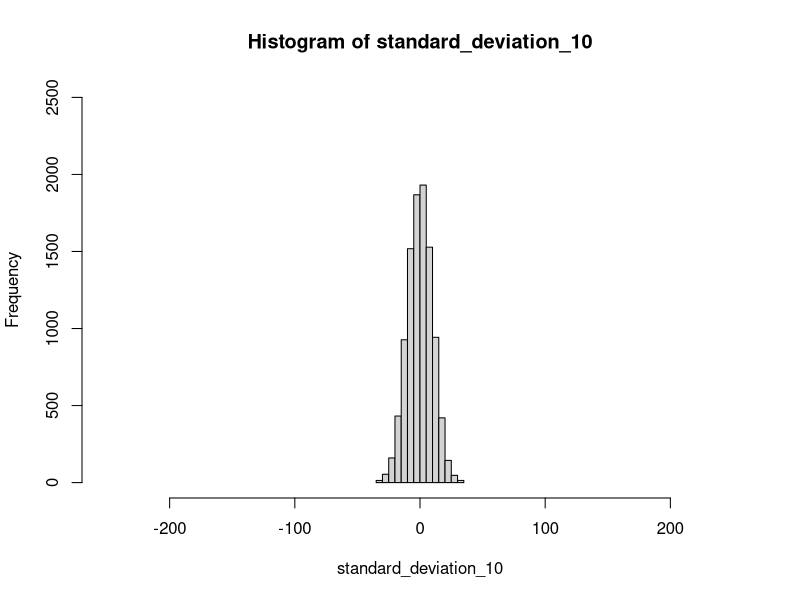
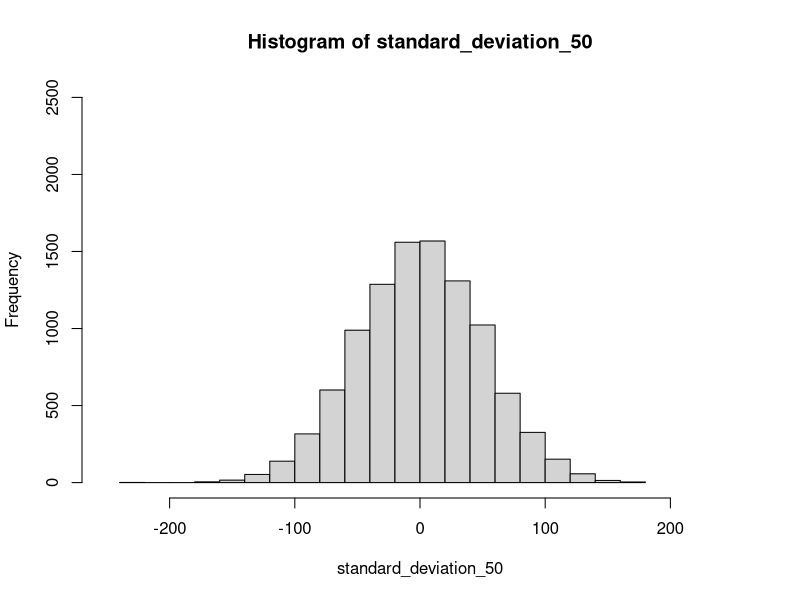
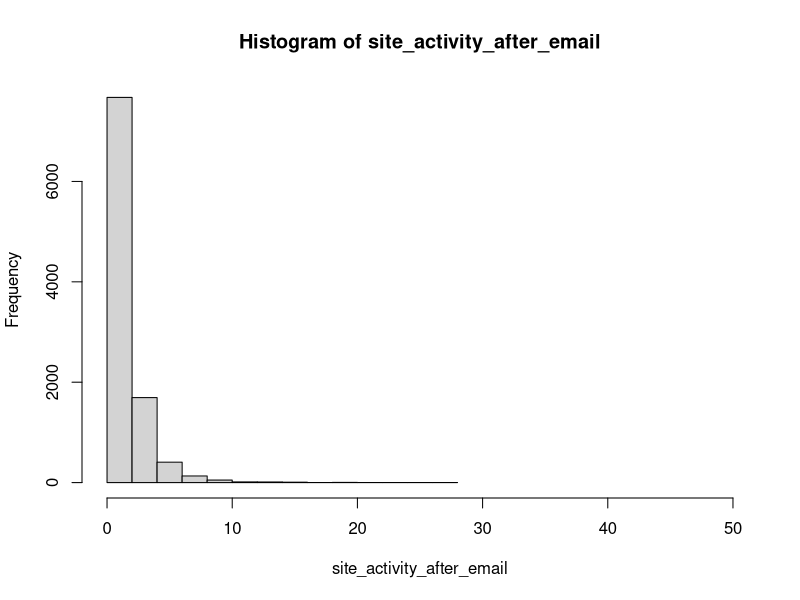
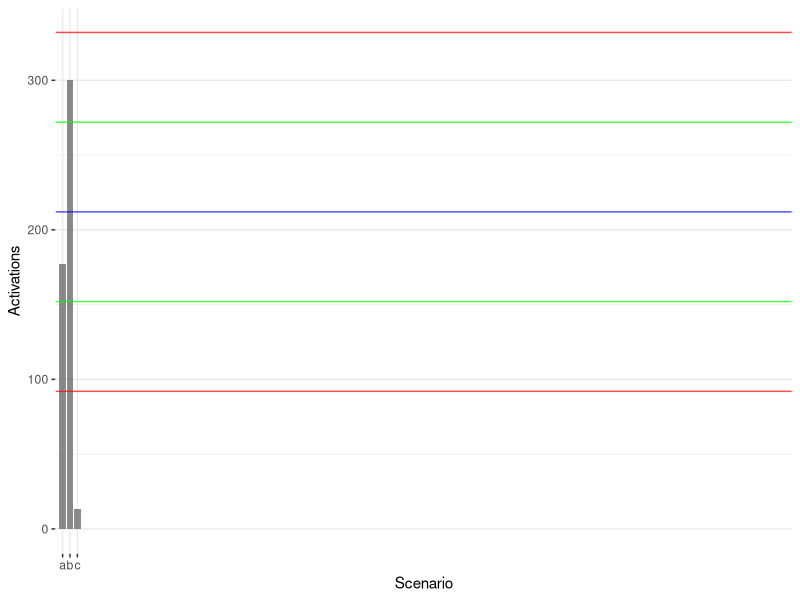
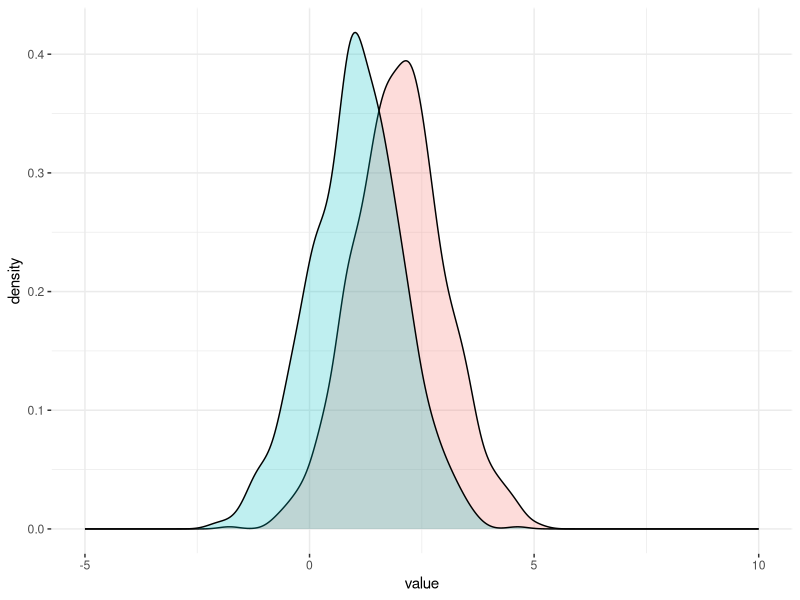
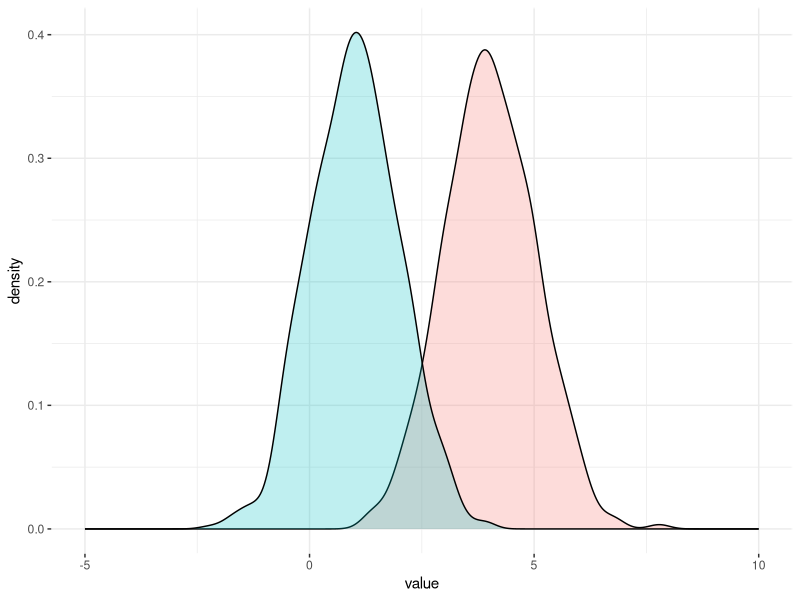
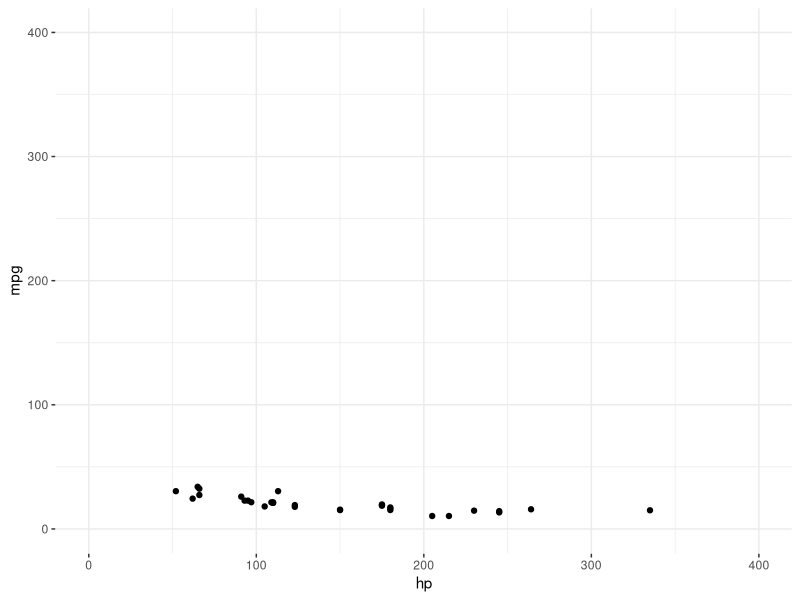
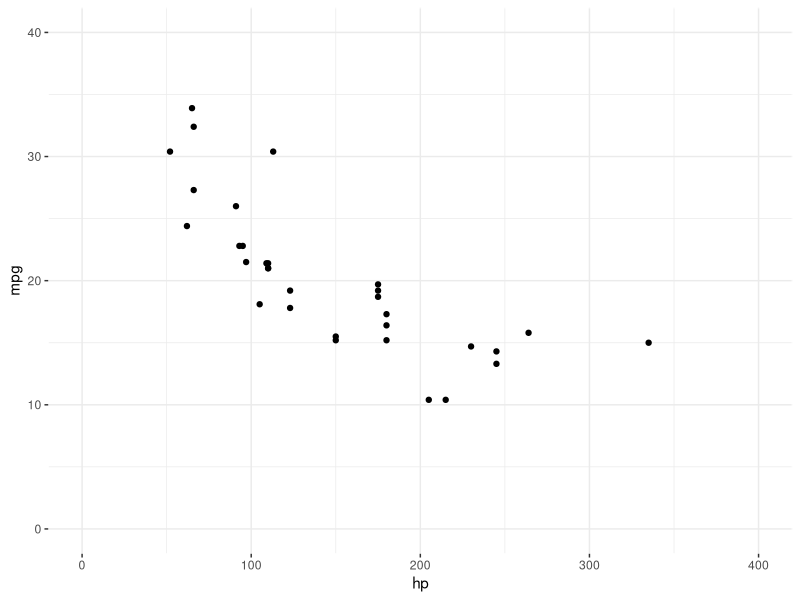

Write R code to recreate these figures, in order.
## ---- chunk 1
standard_deviation_10 <- rnorm(10000, mean = 0, sd = 10)
hist(standard_deviation_10, xlim = c(-250, 250), ylim = c(0, 2500))
## ---- chunk 2
standard_deviation_50 <- rnorm(10000, mean = 0, sd = 50)
hist(standard_deviation_50, xlim = c(-250, 250), ylim = c(0, 2500))
## ---- chunk 3
site_activity_after_email <- rlnorm(10000, meanlog = 0, sdlog = .9) 
hist(site_activity_after_email, xlim = c(0, 50) )
## ---- chunk 4
library(ggplot2)
library(reshape2)
df <- data.frame(variable = c("a", "b", "c"), value = c(177, 300, 13))
plot <- ggplot(df, aes(x = variable, y = value)) + geom_bar(stat = 'identity', alpha = .7) + theme_bw() + theme(panel.border = element_rect(colour = 'white')) + labs(y = "Activations", x = "Scenario") 
plot + annotate("segment", x = 0, xend = 100, y = 212, yend = 212, colour = "blue", alpha = 0.7) + annotate("segment", x = 0, xend = 100, y = 152, yend = 152, colour = "green", alpha = 0.7) + annotate("segment", x = 0, xend = 100, y = 272, yend = 272, colour = "green", alpha = 0.7) + annotate("segment", x = 0, xend = 100, y = 92, yend = 92, colour = "red", alpha = 0.7) + annotate("segment", x = 0, xend = 100, y = 332, yend = 332, colour = "red", alpha = 0.7)
## ---- chunk 5
x <- data.frame(value=rnorm(1000, 2, 1),id = 1)
y <- data.frame(value=rnorm(1000,1,1), id =2)
data <- rbind(x, y)
library(ggplot2)
plot <- ggplot(data,aes(x=value, fill=factor(id))) + geom_density(alpha=0.25) + xlim(-5, 10) 
plot + theme_bw() + theme(panel.border = element_rect(colour = 'white'), legend.position = "none")  
## ---- chunk 6
x <- data.frame(value=rnorm(1000, 4, 1),id = 1)
y <- data.frame(value=rnorm(1000,1,1), id =2)
data <- rbind(x, y)
library(ggplot2)
plot <- ggplot(data,aes(x=value, fill=factor(id))) + geom_density(alpha=0.25) + xlim(-5, 10) 
plot + theme_bw() + theme(panel.border = element_rect(colour = 'white'), legend.position = "none")  
## ---- chunk 7
library(ggplot2)
plot <- ggplot(mtcars, aes( x = hp, y = mpg))
plot + geom_point() + theme_bw() + theme(panel.border = element_rect(colour = 'white')) + xlim(0, 400) + ylim(0, 400) 
## ---- chunk 8
library(ggplot2)
plot <- ggplot(mtcars, aes( x = hp, y = mpg))
plot + geom_point() + theme_bw() + theme(panel.border = element_rect(colour = 'white')) + xlim(0, 400) + ylim(0, 40) 
## ---- chunk 9
plot + geom_point() + geom_smooth(method = lm, se = FALSE, fullrange = TRUE)  + theme_bw()  + theme(panel.border = element_rect(colour = 'white')) + xlim(0, 400) + ylim(0, 400) 
## ---- chunk 10
plot + geom_point() + geom_smooth(method = lm, se = FALSE, fullrange = TRUE)  + theme_bw()  + theme(panel.border = element_rect(colour = 'white')) + xlim(0, 400) + ylim(0, 40) 
## ---- chunk 11
summary(lm( mpg ~ hp, mtcars))$coef
## ---- chunk 12
plot + geom_point() + geom_smooth(method = lm, se = TRUE, fullrange = TRUE, level = .95)  + theme_bw()  + theme(panel.border = element_rect(colour = 'white')) + xlim(0, 400) + ylim(0, 400) 
## ---- chunk 13
plot + geom_point() + geom_smooth(method = lm, se = TRUE, fullrange = TRUE, level = .95)  + theme_bw()  + theme(panel.border = element_rect(colour = 'white')) + xlim(0, 400) + ylim(0, 40) 
